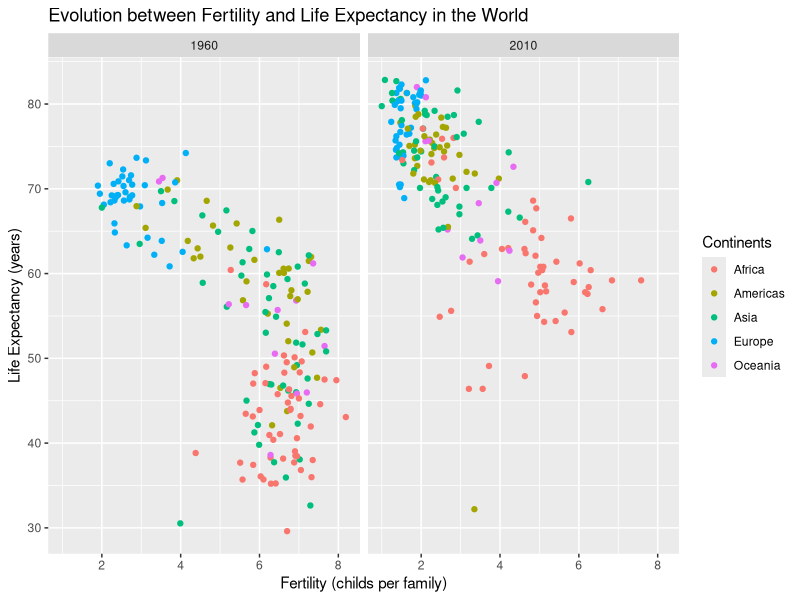

R code for this plot:
library(dslabs)
library(dplyr)
library(tidyverse)
data(gapminder)

p <- gapminder %>% filter(year %in% c("1960","2010")) %>% 
  ggplot(aes(fertility,life_expectancy,color=continent)) +
  geom_point() +
  facet_grid(.~year) +
  xlab("Fertility (childs per family)") +
  ylab("Life Expectancy (years)") +
  ggtitle("Evolution between Fertility and Life Expectancy in the World") +
  labs(colour="Continents")
p
